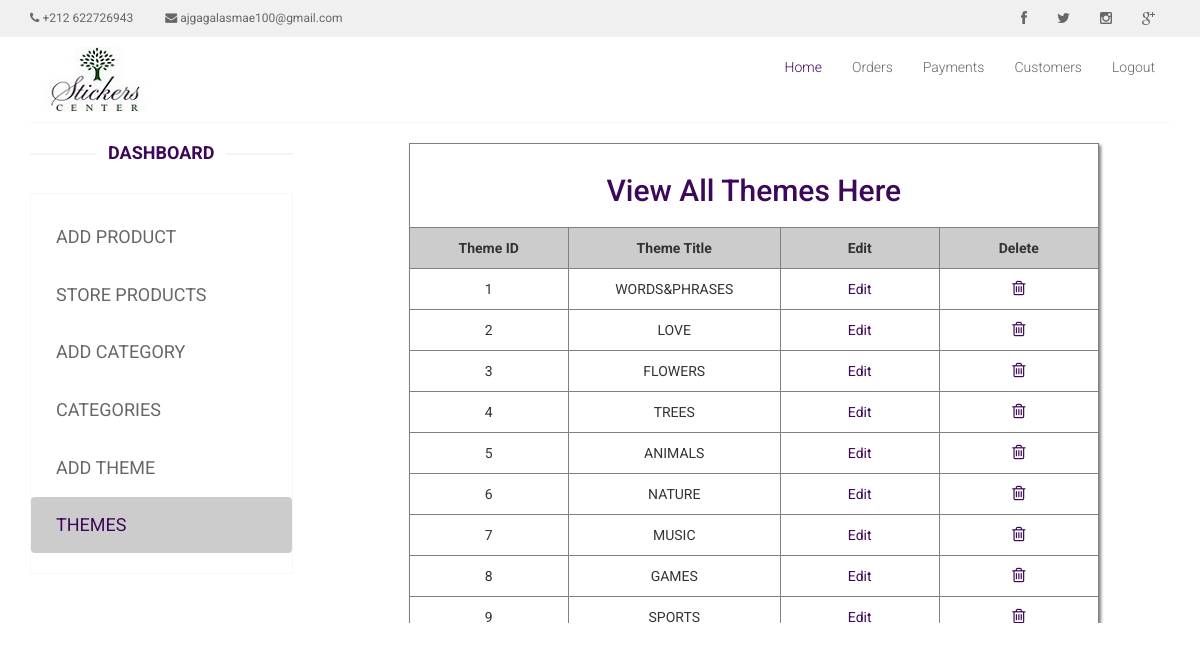
Screenshot of /admin_area/index.php?view_themes (signed in) with the database file from the repository.
### tables this page shows
CREATE TABLE `themes` (
  `theme_id` int(11) NOT NULL,
  `theme_title` text NOT NULL
);

### admin_area/view_themes.php (the view, shortened to what this page needs)
<div class="scrollable-table">
<table width="795" align="center" bgcolor="pink">
	<tr align="center">
		<td colspan="6"><h2>View All Themes Here</h2></td>
	</tr>
	<tr align="center" bgcolor="#cccccc">
		<th>Theme ID</th>
		<th>Theme Title</th>
		<th>Edit</th>
		<th>Delete</th>
	</tr>
	<?php
	include("includes/db.php");
	$get_theme = "select * from themes";
	$run_theme = mysqli_query($con, $get_theme);
	while ($row_theme=mysqli_fetch_array($run_theme)){
		$theme_id = $row_theme['theme_id'];
		$theme_title = $row_theme['theme_title'];
	?>
	<tr align="center">
		<td><?php echo $theme_id;?></td>
		<td><?php echo $theme_title;?></td>
		<td><a href="index.php?edit_theme=<?php echo $theme_id; ?>">Edit</a></td>
		<td><a href="delete_theme.php?delete_theme=<?php echo $theme_id;?>"><i class="fa fa-trash-o"
                    aria-hidden="true"></i></a></td>
	</tr>
	<?php } ?>
</table>
</div>

### css/main.css (style rules this page uses)
body { font-family: 'Roboto', sans-serif; position: relative; font-weight: 400px; }
a { -webkit-transition: 300ms; transition: 300ms; }
h1, h2, h3, h4, h5, h6 { font-family: 'Roboto', sans-serif; }

### admin_area/view_themes.php (style rules this page uses)
table { width: 80%; border-collapse: collapse; margin: 20px auto; box-shadow: 2px 2px 3px gray; }
td, th { border: 1px solid gray; padding: 10px; text-align: center; width: 12.5%; }
h2 { color: #3D0859; }
.scrollable-table { height: 500px; overflow-y: scroll; }
a { color: #3D0859; }
.fa-trash-o { font-size: larger; }

### rows the page displays
themes: theme_id "1", theme_title "WORDS&PHRASES"
themes: theme_id "2", theme_title "LOVE"
themes: theme_id "3", theme_title "FLOWERS"
themes: theme_id "4", theme_title "TREES"
themes: theme_id "5", theme_title "ANIMALS"
themes: theme_id "6", theme_title "NATURE"
themes: theme_id "7", theme_title "MUSIC"
themes: theme_id "8", theme_title "GAMES"
themes: theme_id "9", theme_title "SPORTS"
